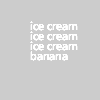
Frame 1 (no input)
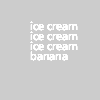
Frame 60 (the mouse pressed at the canvas centre just before this capture)
Frame 120 (the mouse held since frame 60 and released just before this capture): identical to frame 60, image omitted

The Processing sketch that drew these frames (run headless with seeded random() and noise(); from frame 60 on, the mouse is pressed at the canvas centre):

// Processing sketch: banana_split
// ── banana_split.pde

void setup(){
       

    }

    void draw(){


   
                            
for (int b = 0; b < 20; b++) {
  text("ice cream ", 30, 40);
  text("ice cream ", 30, 50);
  text("ice cream ", 30, 30);
  text("banana ", 30, 60);
}
}
